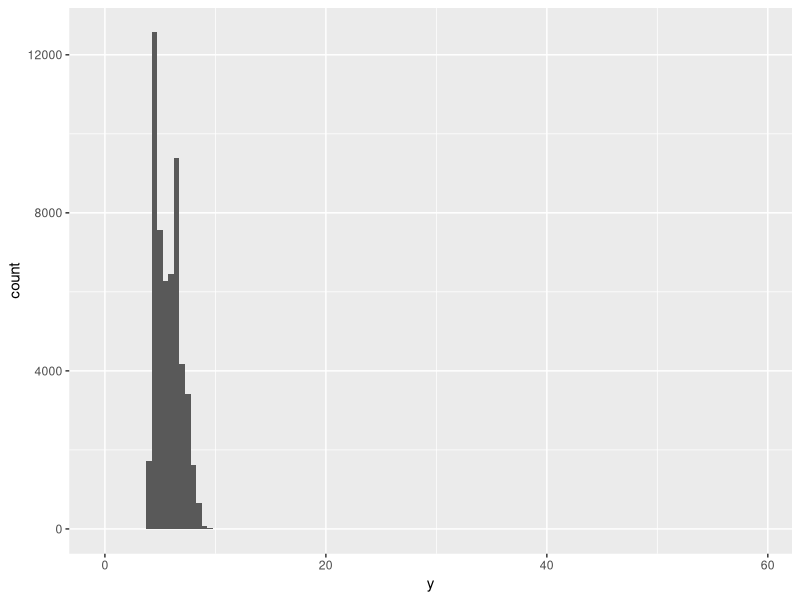
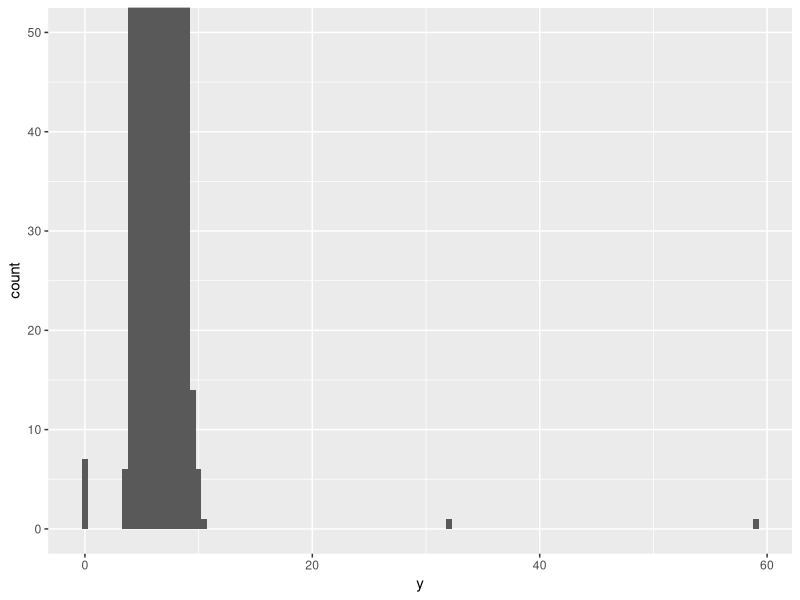
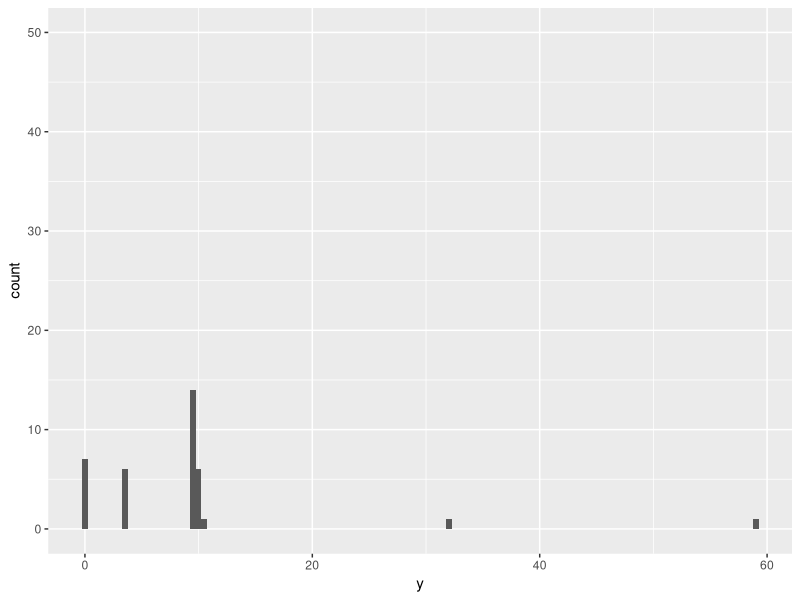
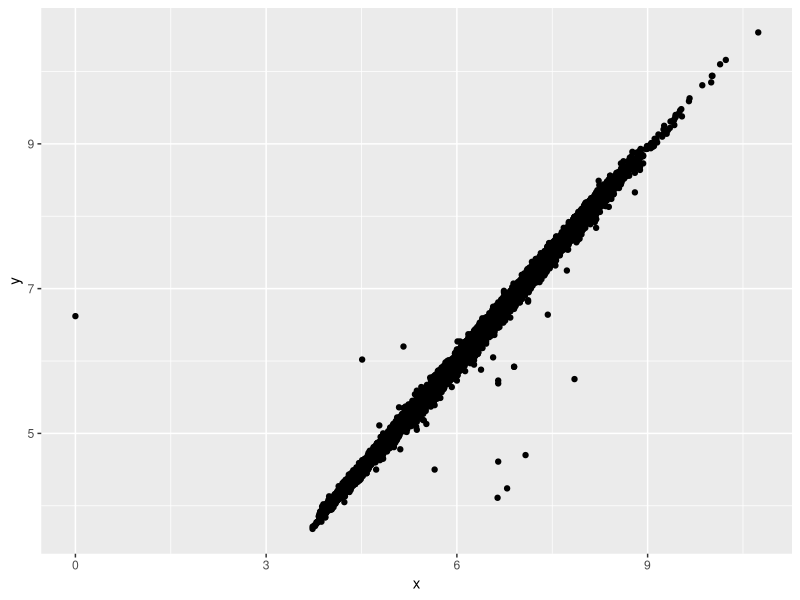
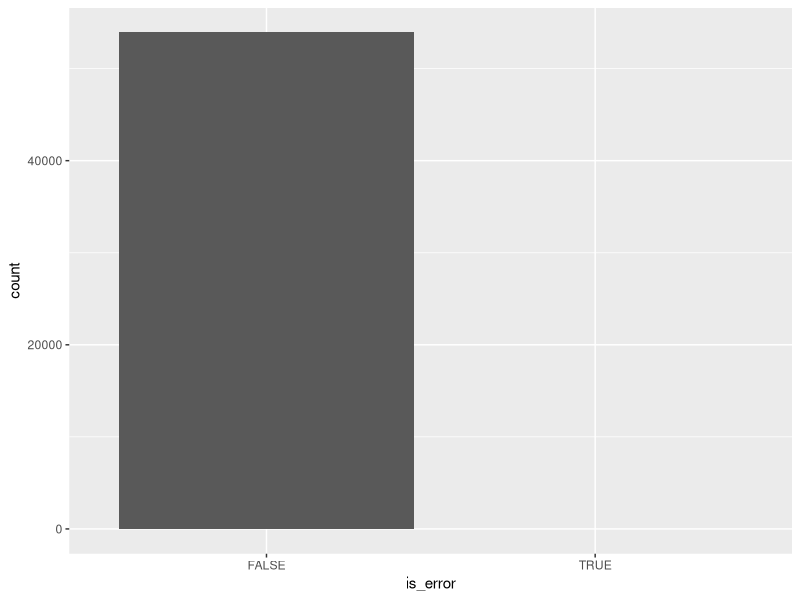
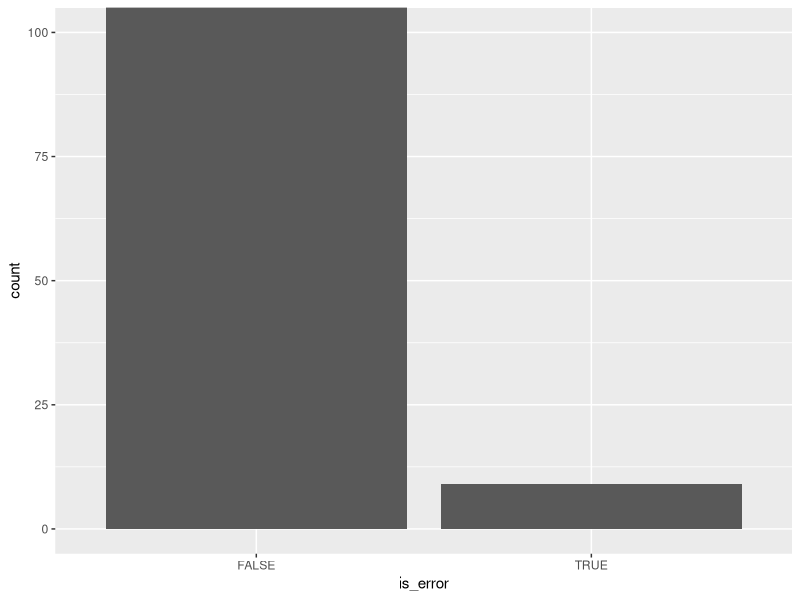

Here is the R script that generated these plots, in order:
## ---- chunk 1
knitr::opts_chunk$set(
  collapse = TRUE,
  comment = "#>"
)
## ---- chunk 2
library(tidyverse)
## ---- chunk 3
diamonds %>% 
  select(price, carat, x, y, z)
## ---- chunk 4
ggplot(diamonds) + 
  geom_histogram(mapping = aes(x = y), binwidth = 0.5)
## ---- chunk 5
ggplot(diamonds) + 
  geom_histogram(mapping = aes(x = y), binwidth = 0.5) +
  coord_cartesian(ylim = c(0, 50))
## ---- chunk 6
ggplot(diamonds) + 
  geom_histogram(mapping = aes(x = y), binwidth = 0.5) +
  ylim(c(0, 50))
## ---- chunk 7
unusual <- diamonds %>% 
  filter(y < 3 | y > 20) %>% 
  select(price, x, y, z) %>%
  arrange(y)
unusual
## ---- chunk 8
diamonds2 <- diamonds %>% 
  filter(between(y, 3, 20))
## ---- chunk 9
diamonds2 <- diamonds %>% 
  mutate(y = ifelse(y < 3 | y > 20, NA, y))
## ---- chunk 10
ggplot(data = diamonds2, mapping = aes(x = x, y = y)) + 
  geom_point()
## ---- chunk 11
diamonds3 <- diamonds2 %>% 
  mutate(is_error = is.na(y))

ggplot(diamonds3) +
  geom_bar(aes(is_error))
## ---- chunk 12
diamonds3 %>% 
  count(is_error)

ggplot(diamonds3) +
  geom_bar(aes(is_error)) +
  coord_cartesian(ylim = c(0, 100))
